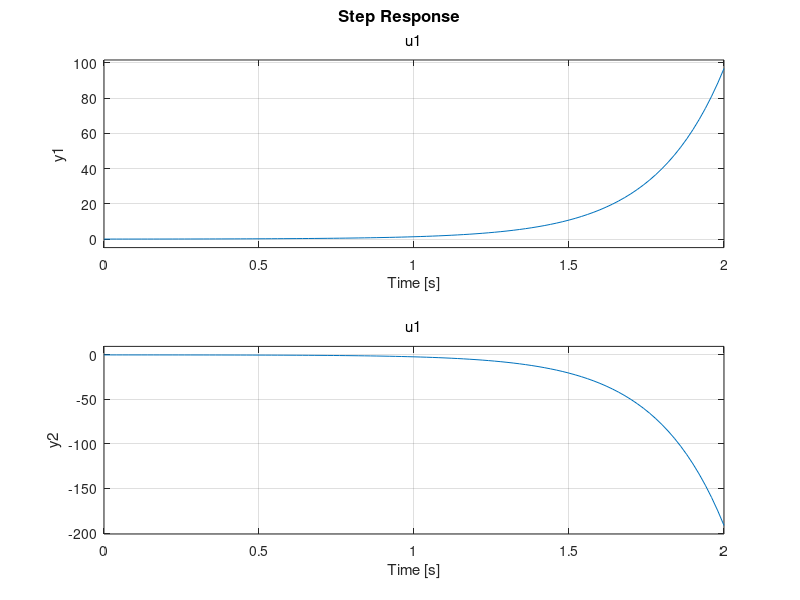
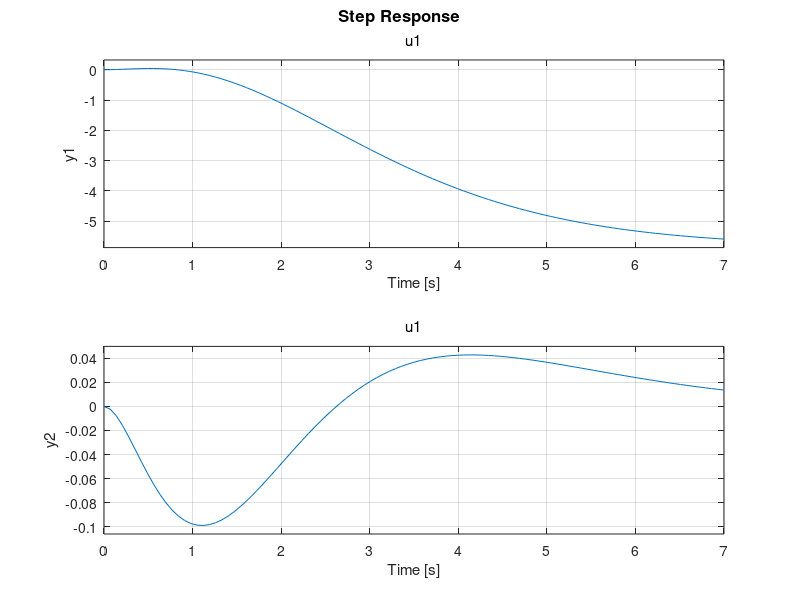
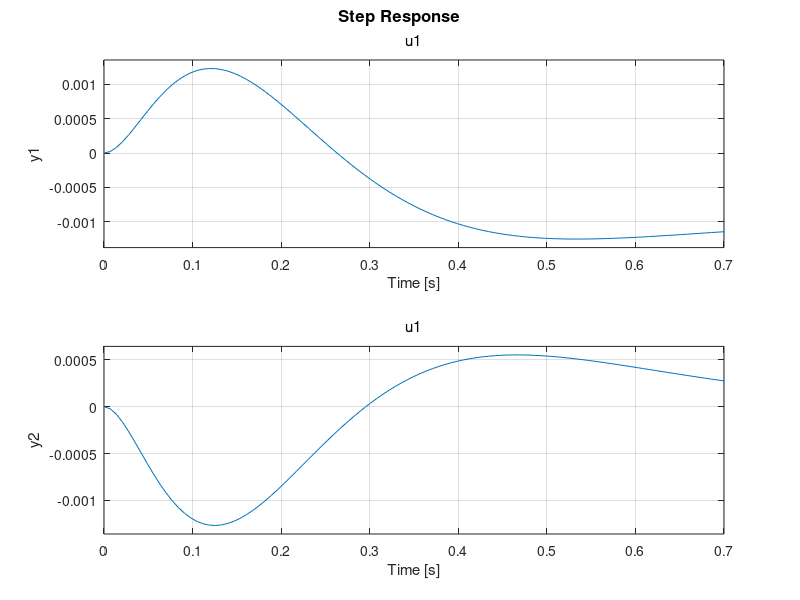
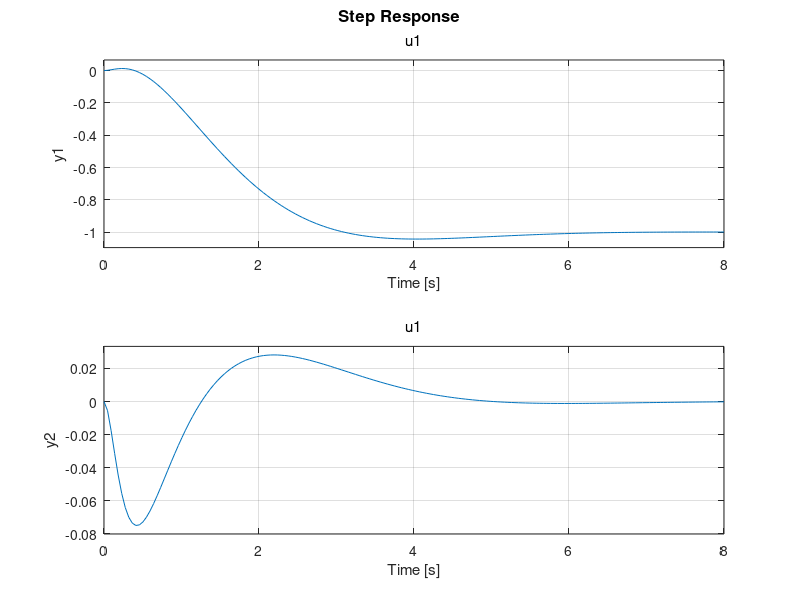

These figures' MATLAB source, in order:
%realizacion teorica
%a) y b) y c)
A=[0,1,0,0;0,0,-10,0;0,0,0,1;0,0,20,0]
B=[0;1;0;-1]
C=[1,0,0,0;0,0,1,0]
D=[0;0]
g=ss(A,B,C,D)
%d)
P=ctrb(g)
rank(P)
H=obsv(g)
rank(H)
%e)
[z,p,k]=ss2zp(A,B,C,D)
%f)
figure
step(g)
%Realizacion de la parte practica
%a)
p1=[-1 -1.1 -1.2 -1.3]
K1=place(A,B,p1)
%b)
Ar1=A-B*K1
g1=ss(Ar1,B,C,D)
figure
step(g1)
%c) y d)
p2=[-10 -10.1 -10.2 -10.3]
K2=place(A,B,p2)
Ar2=A-B*K2
g2=ss(Ar2,B,C,D)
figure
step(g2)
%e)
Anueva=[0,1,0,0;0,0,-4,0;0,0,0,1;0,0,46.666666667,0]
Bnueva=[0;2;0;-6.6666666667]
Q=[1,0,0,0;0,0,0,0;0,0,1,0;0,0,0,0]
R=[1]
K3=lqr(Anueva,Bnueva,Q,R)
Ar3=Anueva-Bnueva*K3
%f)
g3=ss(Ar3,Bnueva,C,D)
figure
step(g3)
%g)
Q1=[5000,0,0,0;0,0,0,0;0,0,100,0;0,0,0,0]
R1=[1]
K4=lqr(Anueva,Bnueva,Q1,R1)
Ar4=Anueva-Bnueva*K4
